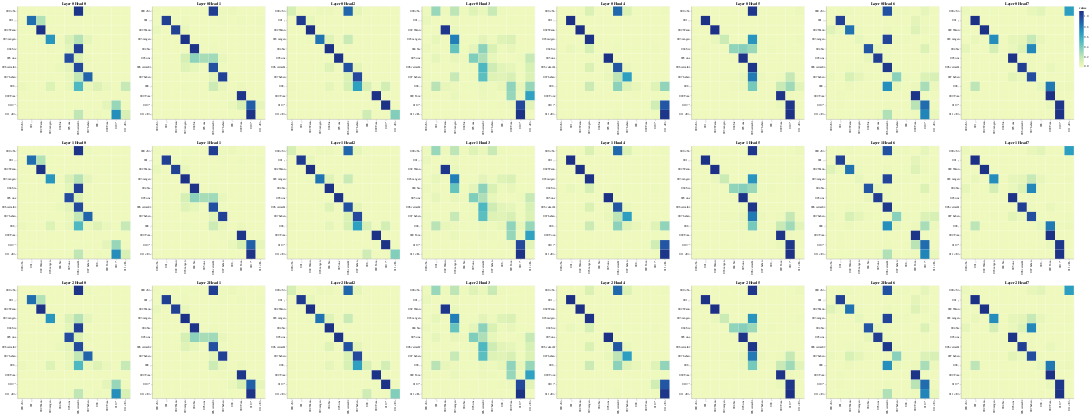

Notebook cell for this chart:
### Code cell
layers = [0, 1, 2]
heads = [0, 1, 2, 3, 4, 5, 6, 7]

# Encoder Self-Attention
get_all_attention_maps("encoder", layers, heads, encoder_input_tokens, encoder_input_tokens, min(20, sentence_len))

### Figure 1 — Vega-Lite specification as saved in the notebook (floating-point values rounded to 4 significant figures; data arrays with more than 128 entries replaced by an {"elided": "..."} marker saying what was removed)
{"config": {"view": {"continuousWidth": 300, "continuousHeight": 300}}, "vconcat": [{"hconcat": [{"data": {"name": "data-c032e8ab2e57f40dedbde6056bd49896"}, "mark": {"type": "rect"}, "encoding": {"color": {"field": "value", "type": "quantitative"}, "tooltip": [{"field": "row", "type": "quantitative"}, {"field": "column", "type": "quantitative"}, {"field": "value", "type": "quantitative"}, {"field": "row_token", "type": "nominal"}, {"field": "col_token", "type": "nominal"}], "x": {"axis": {"title": ""}, "field": "col_token", "type": "nominal"}, "y": {"axis": {"title": ""}, "field": "row_token", "type": "nominal"}}, "height": 400, "name": "view_49", "title": "Layer 0 Head 0", "width": 400}, {"data": {"name": "data-4b293d5df797011b86a6e4a867e9251f"}, "mark": {"type": "rect"}, "encoding": {"color": {"field": "value", "type": "quantitative"}, "tooltip": [{"field": "row", "type": "quantitative"}, {"field": "column", "type": "quantitative"}, {"field": "value", "type": "quantitative"}, {"field": "row_token", "type": "nominal"}, {"field": "col_token", "type": "nominal"}], "x": {"axis": {"title": ""}, "field": "col_token", "type": "nominal"}, "y": {"axis": {"title": ""}, "field": "row_token", "type": "nominal"}}, "height": 400, "name": "view_50", "title": "Layer 0 Head 1", "width": 400}, {"data": {"name": "data-f1515599be739c20eb77a36b1c1b7fec"}, "mark": {"type": "rect"}, "encoding": {"color": {"field": "value", "type": "quantitative"}, "tooltip": [{"field": "row", "type": "quantitative"}, {"field": "column", "type": "quantitative"}, {"field": "value", "type": "quantitative"}, {"field": "row_token", "type": "nominal"}, {"field": "col_token", "type": "nominal"}], "x": {"axis": {"title": ""}, "field": "col_token", "type": "nominal"}, "y": {"axis": {"title": ""}, "field": "row_token", "type": "nominal"}}, "height": 400, "name": "view_51", "title": "Layer 0 Head 2", "width": 400}, {"data": {"name": "data-12544dafb8f68a58d6a88bf188c83bc3"}, "mark": {"type": "rect"}, "encoding": {"color": {"field": "value", "type": "quantitative"}, "tooltip": [{"field": "row", "type": "quantitative"}, {"field": "column", "type": "quantitative"}, {"field": "value", "type": "quantitative"}, {"field": "row_token", "type": "nominal"}, {"field": "col_token", "type": "nominal"}], "x": {"axis": {"title": ""}, "field": "col_token", "type": "nominal"}, "y": {"axis": {"title": ""}, "field": "row_token", "type": "nominal"}}, "height": 400, "name": "view_52", "title": "Layer 0 Head 3", "width": 400}, {"data": {"name": "data-487b4ac3cd488ce1b9289e86afac23af"}, "mark": {"type": "rect"}, "encoding": {"color": {"field": "value", "type": "quantitative"}, "tooltip": [{"field": "row", "type": "quantitative"}, {"field": "column", "type": "quantitative"}, {"field": "value", "type": "quantitative"}, {"field": "row_token", "type": "nominal"}, {"field": "col_token", "type": "nominal"}], "x": {"axis": {"title": ""}, "field": "col_token", "type": "nominal"}, "y": {"axis": {"title": ""}, "field": "row_token", "type": "nominal"}}, "height": 400, "name": "view_53", "title": "Layer 0 Head 4", "width": 400}, {"data": {"name": "data-1fbcb14ef4dabed14c10b42729812a12"}, "mark": {"type": "rect"}, "encoding": {"color": {"field": "value", "type": "quantitative"}, "tooltip": [{"field": "row", "type": "quantitative"}, {"field": "column", "type": "quantitative"}, {"field": "value", "type": "quantitative"}, {"field": "row_token", "type": "nominal"}, {"field": "col_token", "type": "nominal"}], "x": {"axis": {"title": ""}, "field": "col_token", "type": "nominal"}, "y": {"axis": {"title": ""}, "field": "row_token", "type": "nominal"}}, "height": 400, "name": "view_54", "title": "Layer 0 Head 5", "width": 400}, {"data": {"name": "data-3c6ec947257efa058ff29e337b618500"}, "mark": {"type": "rect"}, "encoding": {"color": {"field": "value", "type": "quantitative"}, "tooltip": [{"field": "row", "type": "quantitative"}, {"field": "column", "type": "quantitative"}, {"field": "value", "type": "quantitative"}, {"field": "row_token", "type": "nominal"}, {"field": "col_token", "type": "nominal"}], "x": {"axis": {"title": ""}, "field": "col_token", "type": "nominal"}, "y": {"axis": {"title": ""}, "field": "row_token", "type": "nominal"}}, "height": 400, "name": "view_55", "title": "Layer 0 Head 6", "width": 400}, {"data": {"name": "data-fd998f4dbd2ffd75c2928873d744524f"}, "mark": {"type": "rect"}, "encoding": {"color": {"field": "value", "type": "quantitative"}, "tooltip": [{"field": "row", "type": "quantitative"}, {"field": "column", "type": "quantitative"}, {"field": "value", "type": "quantitative"}, {"field": "row_token", "type": "nominal"}, {"field": "col_token", "type": "nominal"}], "x": {"axis": {"title": ""}, "field": "col_token", "type": "nominal"}, "y": {"axis": {"title": ""}, "field": "row_token", "type": "nominal"}}, "height": 400, "name": "view_56", "title": "Layer 0 Head 7", "width": 400}]}, {"hconcat": [{"data": {"name": "data-c032e8ab2e57f40dedbde6056bd49896"}, "mark": {"type": "rect"}, "encoding": {"color": {"field": "value", "type": "quantitative"}, "tooltip": [{"field": "row", "type": "quantitative"}, {"field": "column", "type": "quantitative"}, {"field": "value", "type": "quantitative"}, {"field": "row_token", "type": "nominal"}, {"field": "col_token", "type": "nominal"}], "x": {"axis": {"title": ""}, "field": "col_token", "type": "nominal"}, "y": {"axis": {"title": ""}, "field": "row_token", "type": "nominal"}}, "height": 400, "name": "view_57", "title": "Layer 1 Head 0", "width": 400}, {"data": {"name": "data-4b293d5df797011b86a6e4a867e9251f"}, "mark": {"type": "rect"}, "encoding": {"color": {"field": "value", "type": "quantitative"}, "tooltip": [{"field": "row", "type": "quantitative"}, {"field": "column", "type": "quantitative"}, {"field": "value", "type": "quantitative"}, {"field": "row_token", "type": "nominal"}, {"field": "col_token", "type": "nominal"}], "x": {"axis": {"title": ""}, "field": "col_token", "type": "nominal"}, "y": {"axis": {"title": ""}, "field": "row_token", "type": "nominal"}}, "height": 400, "name": "view_58", "title": "Layer 1 Head 1", "width": 400}, {"data": {"name": "data-f1515599be739c20eb77a36b1c1b7fec"}, "mark": {"type": "rect"}, "encoding": {"color": {"field": "value", "type": "quantitative"}, "tooltip": [{"field": "row", "type": "quantitative"}, {"field": "column", "type": "quantitative"}, {"field": "value", "type": "quantitative"}, {"field": "row_token", "type": "nominal"}, {"field": "col_token", "type": "nominal"}], "x": {"axis": {"title": ""}, "field": "col_token", "type": "nominal"}, "y": {"axis": {"title": ""}, "field": "row_token", "type": "nominal"}}, "height": 400, "name": "view_59", "title": "Layer 1 Head 2", "width": 400}, {"data": {"name": "data-12544dafb8f68a58d6a88bf188c83bc3"}, "mark": {"type": "rect"}, "encoding": {"color": {"field": "value", "type": "quantitative"}, "tooltip": [{"field": "row", "type": "quantitative"}, {"field": "column", "type": "quantitative"}, {"field": "value", "type": "quantitative"}, {"field": "row_token", "type": "nominal"}, {"field": "col_token", "type": "nominal"}], "x": {"axis": {"title": ""}, "field": "col_token", "type": "nominal"}, "y": {"axis": {"title": ""}, "field": "row_token", "type": "nominal"}}, "height": 400, "name": "view_60", "title": "Layer 1 Head 3", "width": 400}, {"data": {"name": "data-487b4ac3cd488ce1b9289e86afac23af"}, "mark": {"type": "rect"}, "encoding": {"color": {"field": "value", "type": "quantitative"}, "tooltip": [{"field": "row", "type": "quantitative"}, {"field": "column", "type": "quantitative"}, {"field": "value", "type": "quantitative"}, {"field": "row_token", "type": "nominal"}, {"field": "col_token", "type": "nominal"}], "x": {"axis": {"title": ""}, "field": "col_token", "type": "nominal"}, "y": {"axis": {"title": ""}, "field": "row_token", "type": "nominal"}}, "height": 400, "name": "view_61", "title": "Layer 1 Head 4", "width": 400}, {"data": {"name": "data-1fbcb14ef4dabed14c10b42729812a12"}, "mark": {"type": "rect"}, "encoding": {"color": {"field": "value", "type": "quantitative"}, "tooltip": [{"field": "row", "type": "quantitative"}, {"field": "column", "type": "quantitative"}, {"field": "value", "type": "quantitative"}, {"field": "row_token", "type": "nominal"}, {"field": "col_token", "type": "nominal"}], "x": {"axis": {"title": ""}, "field": "col_token", "type": "nominal"}, "y": {"axis": {"title": ""}, "field": "row_token", "type": "nominal"}}, "height": 400, "name": "view_62", "title": "Layer 1 Head 5", "width": 400}, {"data": {"name": "data-3c6ec947257efa058ff29e337b618500"}, "mark": {"type": "rect"}, "encoding": {"color": {"field": "value", "type": "quantitative"}, "tooltip": [{"field": "row", "type": "quantitative"}, {"field": "column", "type": "quantitative"}, {"field": "value", "type": "quantitative"}, {"field": "row_token", "type": "nominal"}, {"field": "col_token", "type": "nominal"}], "x": {"axis": {"title": ""}, "field": "col_token", "type": "nominal"}, "y": {"axis": {"title": ""}, "field": "row_token", "type": "nominal"}}, "height": 400, "name": "view_63", "title": "Layer 1 Head 6", "width": 400}, {"data": {"name": "data-fd998f4dbd2ffd75c2928873d744524f"}, "mark": {"type": "rect"}, "encoding": {"color": {"field": "value", "type": "quantitative"}, "tooltip": [{"field": "row", "type": "quantitative"}, {"field": "column", "type": "quantitative"}, {"field": "value", "type": "quantitative"}, {"field": "row_token", "type": "nominal"}, {"field": "col_token", "type": "nominal"}], "x": {"axis": {"title": ""}, "field": "col_token", "type": "nominal"}, "y": {"axis": {"title": ""}, "field": "row_token", "type": "nominal"}}, "height": 400, "name": "view_64", "title": "Layer 1 Head 7", "width": 400}]}, {"hconcat": [{"data": {"name": "data-c032e8ab2e57f40dedbde6056bd49896"}, "mark": {"type": "rect"}, "encoding": {"color": {"field": "value", "type": "quantitative"}, "tooltip": [{"field": "row", "type": "quantitative"}, {"field": "column", "type": "quantitative"}, {"field": "value", "type": "quantitative"}, {"field": "row_token", "type": "nominal"}, {"field": "col_token", "type": "nominal"}], "x": {"axis": {"title": ""}, "field": "col_token", "type": "nominal"}, "y": {"axis": {"title": ""}, "field": "row_token", "type": "nominal"}}, "height": 400, "name": "view_65", "title": "Layer 2 Head 0", "width": 400}, {"data": {"name": "data-4b293d5df797011b86a6e4a867e9251f"}, "mark": {"type": "rect"}, "encoding": {"color": {"field": "value", "type": "quantitative"}, "tooltip": [{"field": "row", "type": "quantitative"}, {"field": "column", "type": "quantitative"}, {"field": "value", "type": "quantitative"}, {"field": "row_token", "type": "nominal"}, {"field": "col_token", "type": "nominal"}], "x": {"axis": {"title": ""}, "field": "col_token", "type": "nominal"}, "y": {"axis": {"title": ""}, "field": "row_token", "type": "nominal"}}, "height": 400, "name": "view_66", "title": "Layer 2 Head 1", "width": 400}, {"data": {"name": "data-f1515599be739c20eb77a36b1c1b7fec"}, "mark": {"type": "rect"}, "encoding": {"color": {"field": "value", "type": "quantitative"}, "tooltip": [{"field": "row", "type": "quantitative"}, {"field": "column", "type": "quantitative"}, {"field": "value", "type": "quantitative"}, {"field": "row_token", "type": "nominal"}, {"field": "col_token", "type": "nominal"}], "x": {"axis": {"title": ""}, "field": "col_token", "type": "nominal"}, "y": {"axis": {"title": ""}, "field": "row_token", "type": "nominal"}}, "height": 400, "name": "view_67", "title": "Layer 2 Head 2", "width": 400}, {"data": {"name": "data-12544dafb8f68a58d6a88bf188c83bc3"}, "mark": {"type": "rect"}, "encoding": {"color": {"field": "value", "type": "quantitative"}, "tooltip": [{"field": "row", "type": "quantitative"}, {"field": "column", "type": "quantitative"}, {"field": "value", "type": "quantitative"}, {"field": "row_token", "type": "nominal"}, {"field": "col_token", "type": "nominal"}], "x": {"axis": {"title": ""}, "field": "col_token", "type": "nominal"}, "y": {"axis": {"title": ""}, "field": "row_token", "type": "nominal"}}, "height": 400, "name": "view_68", "title": "Layer 2 Head 3", "width": 400}, {"data": {"name": "data-487b4ac3cd488ce1b9289e86afac23af"}, "mark": {"type": "rect"}, "encoding": {"color": {"field": "value", "type": "quantitative"}, "tooltip": [{"field": "row", "type": "quantitative"}, {"field": "column", "type": "quantitative"}, {"field": "value", "type": "quantitative"}, {"field": "row_token", "type": "nominal"}, {"field": "col_token", "type": "nominal"}], "x": {"axis": {"title": ""}, "field": "col_token", "type": "nominal"}, "y": {"axis": {"title": ""}, "field": "row_token", "type": "nominal"}}, "height": 400, "name": "view_69", "title": "Layer 2 Head 4", "width": 400}, {"data": {"name": "data-1fbcb14ef4dabed14c10b42729812a12"}, "mark": {"type": "rect"}, "encoding": {"color": {"field": "value", "type": "quantitative"}, "tooltip": [{"field": "row", "type": "quantitative"}, {"field": "column", "type": "quantitative"}, {"field": "value", "type": "quantitative"}, {"field": "row_token", "type": "nominal"}, {"field": "col_token", "type": "nominal"}], "x": {"axis": {"title": ""}, "field": "col_token", "type": "nominal"}, "y": {"axis": {"title": ""}, "field": "row_token", "type": "nominal"}}, "height": 400, "name": "view_70", "title": "Layer 2 Head 5", "width": 400}, {"data": {"name": "data-3c6ec947257efa058ff29e337b618500"}, "mark": {"type": "rect"}, "encoding": {"color": {"field": "value", "type": "quantitative"}, "tooltip": [{"field": "row", "type": "quantitative"}, {"field": "column", "type": "quantitative"}, {"field": "value", "type": "quantitative"}, {"field": "row_token", "type": "nominal"}, {"field": "col_token", "type": "nominal"}], "x": {"axis": {"title": ""}, "field": "col_token", "type": "nominal"}, "y": {"axis": {"title": ""}, "field": "row_token", "type": "nominal"}}, "height": 400, "name": "view_71", "title": "Layer 2 Head 6", "width": 400}, {"data": {"name": "data-fd998f4dbd2ffd75c2928873d744524f"}, "mark": {"type": "rect"}, "encoding": {"color": {"field": "value", "type": "quantitative"}, "tooltip": [{"field": "row", "type": "quantitative"}, {"field": "column", "type": "quantitative"}, {"field": "value", "type": "quantitative"}, {"field": "row_token", "type": "nominal"}, {"field": "col_token", "type": "nominal"}], "x": {"axis": {"title": ""}, "field": "col_token", "type": "nominal"}, "y": {"axis": {"title": ""}, "field": "row_token", "type": "nominal"}}, "height": 400, "name": "view_72", "title": "Layer 2 Head 7", "width": 400}]}], "params": [{"name": "param_49", "select": {"type": "interval", "encodings": ["x", "y"]}, "bind": "scales", "views": ["view_49"]}, {"name": "param_50", "select": {"type": "interval", "encodings": ["x", "y"]}, "bind": "scales", "views": ["view_50"]}, {"name": "param_51", "select": {"type": "interval", "encodings": ["x", "y"]}, "bind": "scales", "views": ["view_51"]}, {"name": "param_52", "select": {"type": "interval", "encodings": ["x", "y"]}, "bind": "scales", "views": ["view_52"]}, {"name": "param_53", "select": {"type": "interval", "encodings": ["x", "y"]}, "bind": "scales", "views": ["view_53"]}, {"name": "param_54", "select": {"type": "interval", "encodings": ["x", "y"]}, "bind": "scales", "views": ["view_54"]}, {"name": "param_55", "select": {"type": "interval", "encodings": ["x", "y"]}, "bind": "scales", "views": ["view_55"]}, {"name": "param_56", "select": {"type": "interval", "encodings": ["x", "y"]}, "bind": "scales", "views": ["view_56"]}, {"name": "param_57", "select": {"type": "interval", "encodings": ["x", "y"]}, "bind": "scales", "views": ["view_57"]}, {"name": "param_58", "select": {"type": "interval", "encodings": ["x", "y"]}, "bind": "scales", "views": ["view_58"]}, {"name": "param_59", "select": {"type": "interval", "encodings": ["x", "y"]}, "bind": "scales", "views": ["view_59"]}, {"name": "param_60", "select": {"type": "interval", "encodings": ["x", "y"]}, "bind": "scales", "views": ["view_60"]}, {"name": "param_61", "select": {"type": "interval", "encodings": ["x", "y"]}, "bind": "scales", "views": ["view_61"]}, {"name": "param_62", "select": {"type": "interval", "encodings": ["x", "y"]}, "bind": "scales", "views": ["view_62"]}, {"name": "param_63", "select": {"type": "interval", "encodings": ["x", "y"]}, "bind": "scales", "views": ["view_63"]}, {"name": "param_64", "select": {"type": "interval", "encodings": ["x", "y"]}, "bind": "scales", "views": ["view_64"]}, {"name": "param_65", "select": {"type": "interval", "encodings": ["x", "y"]}, "bind": "scales", "views": ["view_65"]}, {"name": "param_66", "select": {"type": "interval", "encodings": ["x", "y"]}, "bind": "scales", "views": ["view_66"]}, {"name": "param_67", "select": {"type": "interval", "encodings": ["x", "y"]}, "bind": "scales", "views": ["view_67"]}, {"name": "param_68", "select": {"type": "interval", "encodings": ["x", "y"]}, "bind": "scales", "views": ["view_68"]}, {"name": "param_69", "select": {"type": "interval", "encodings": ["x", "y"]}, "bind": "scales", "views": ["view_69"]}, {"name": "param_70", "select": {"type": "interval", "encodings": ["x", "y"]}, "bind": "scales", "views": ["view_70"]}, {"name": "param_71", "select": {"type": "interval", "encodings": ["x", "y"]}, "bind": "scales", "views": ["view_71"]}, {"name": "param_72", "select": {"type": "interval", "encodings": ["x", "y"]}, "bind": "scales", "views": ["view_72"]}], "$schema": "https://vega.github.io/schema/vega-lite/v5.20.1.json", "datasets": {"data-c032e8ab2e57f40dedbde6056bd49896": {"elided": "144 records"}, "data-4b293d5df797011b86a6e4a867e9251f": {"elided": "144 records"}, "data-f1515599be739c20eb77a36b1c1b7fec": {"elided": "144 records"}, "data-12544dafb8f68a58d6a88bf188c83bc3": {"elided": "144 records"}, "data-487b4ac3cd488ce1b9289e86afac23af": {"elided": "144 records"}, "data-1fbcb14ef4dabed14c10b42729812a12": {"elided": "144 records"}, "data-3c6ec947257efa058ff29e337b618500": {"elided": "144 records"}, "data-fd998f4dbd2ffd75c2928873d744524f": {"elided": "144 records"}}}
